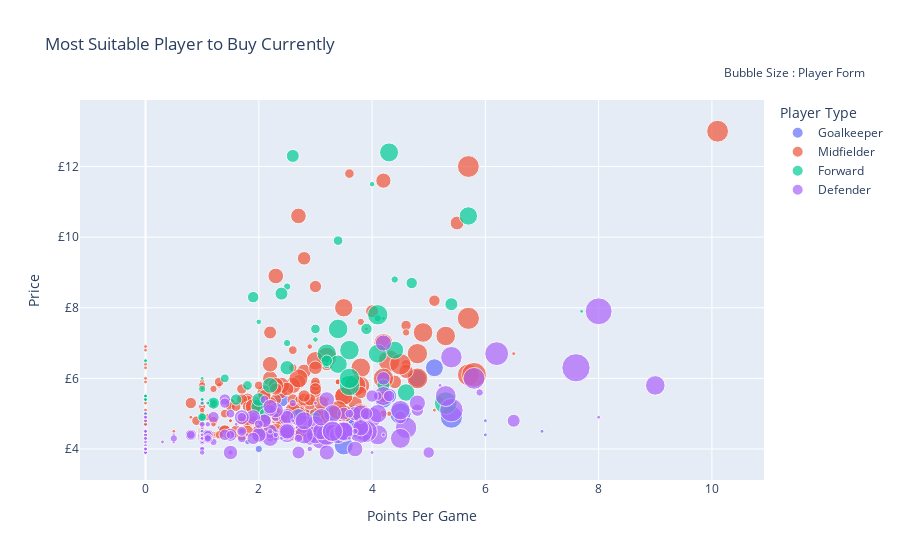

Source (notebook cell):
### Markdown cell above
#### Most Suitable Player to Buy Currently
[Move to top](#Fantasy-Premier-League---Player-Selector)

### Code cell
cf.go_offline()

df = players_details[['form','points_per_game','now_cost','team_name','singular_name','first_name','web_name']]
df["now_cost"] = df["now_cost"]/10
df.points_per_game = pd.to_numeric(df.points_per_game)
df.rename(columns = {'singular_name' : "Player Type"}, inplace = True)
df["name"] = df["first_name"] + ' ' + df["web_name"]
fig = px.scatter(df, x='points_per_game', 
                 y='now_cost',  
                 size = (players_details["form"].astype(float).values + abs(players_details["form"].astype(float).values.min()))*1.5, 
                 hover_name = "name",
                 hover_data= ["team_name"],
                 color ="Player Type",
                 title = "Most Suitable Player to Buy Currently"
                )
fig['layout']['yaxis'].update({'title': 'Price', 'tickprefix': '£'})
fig['layout']['xaxis'].update({'title': 'Points Per Game'})
fig.update_layout(
    showlegend=True,
    annotations=[
        dict(
            x=1.15,
            y=1.10,
            xref="paper",
            yref="paper",
            showarrow=False,
            text="Bubble Size : Player Form"
        )
    ]
)

fig.show()

### Figure 1 — Plotly figure (JSON) as saved in the notebook; plotly's stock layout.template omitted (floating-point values rounded to 4 significant figures; data arrays with more than 128 entries replaced by an {"elided": "..."} marker saying what was removed)
{"data": [{"customdata": [["Arsenal"], ["Arsenal"], ["Arsenal"], ["Arsenal"], ["Arsenal"], ["Aston Villa"], ["Aston Villa"], ["Aston Villa"], ["Brentford"], ["Brentford"], ["Brentford"], ["Brentford"], ["Brentford"], ["Brighton"], ["Brighton"], ["Brighton"], ["Brighton"], ["Burnley"], ["Burnley"], ["Burnley"], ["Burnley"], ["Chelsea"], ["Chelsea"], ["Chelsea"], ["Crystal Palace"], ["Crystal Palace"], ["Crystal Palace"], ["Everton"], ["Everton"], ["Everton"], ["Everton"], ["Everton"], ["Leicester"], ["Leicester"], ["Leicester"], ["Leeds"], ["Leeds"], ["Leeds"], ["Liverpool"], ["Liverpool"], ["Liverpool"], ["Man City"], ["Man City"], ["Man City"], ["Man City"], ["Man Utd"], ["Man Utd"], ["Man Utd"], ["Newcastle"], ["Newcastle"], ["Newcastle"], ["Newcastle"], ["Norwich"], ["Norwich"], ["Norwich"], ["Southampton"], ["Southampton"], ["Spurs"], ["Spurs"], ["Spurs"], ["Watford"], ["Watford"], ["Watford"], ["West Ham"], ["West Ham"], ["West Ham"], ["Wolves"], ["Wolves"], ["Wolves"], ["Wolves"], ["Wolves"], ["Wolves"]], "hovertemplate": "<b>%{hovertext}</b><br><br>Player Type=Goalkeeper<br>points_per_game=%{x}<br>now_cost=%{y}<br>size=%{marker.size}<br>team_name=%{customdata[0]}<extra></extra>", "hovertext": ["Bernd Leno", "Rúnar Alex Rúnarsson", "Karl Hein", "Aaron Ramsdale", "Arthur Okonkwo", "Jed Steer", "Emiliano Martínez", "Viljami Sinisalo", "David Raya", "Ellery Balcombe", "Patrik Gunnarsson", "Álvaro Fernández", "Matthew Cox", "Jason Steele", "Mathew Ryan", "Robert Sánchez", "Kjell Scherpen", "Nick Pope", "Will Norris", "Bailey Peacock-Farrell", "Wayne Hennessey", "Kepa Arrizabalaga", "Edouard Mendy", "Marcus Bettinelli", "Vicente Guaita", "Jack Butland", "Remi Matthews", "Jordan Pickford", "João Virgínia", "Asmir Begović", "Andy Lonergan", "Harry Tyrer", "Kasper Schmeichel", "Danny Ward", "Eldin Jakupovic", "Francisco Casilla", "Illan Meslier", "Kristoffer Klaesson", "Adrián Adrián", "Alisson Alisson", "Caoimhin Kelleher", "Ederson Ederson", "Zack Steffen", "Scott Carson", "Cieran Slicker", "David de Gea", "Dean Henderson", "Tom Heaton", "Karl Darlow", "Martin Dubravka", "Freddie Woodman", "Mark Gillespie", "Michael McGovern", "Tim Krul", "Angus Gunn", "Fraser Forster", "Alex McCarthy", "Joe Hart", "Hugo Lloris", "Pierluigi Gollini", "Ben Foster", "Daniel Bachmann", "Robert Elliot", "Darren Randolph", "Lukasz Fabianski", "Alphonse Areola", "Rui Pedro Patrício", "Andreas Söndergaard", "John Ruddy", "José Sá", "Louie Moulden", "James Storer"], "legendgroup": "Goalkeeper", "marker": {"color": "#636efa", "size": [0.3, 0.3, 0.3, 9.6, 0.3, 0.3, 4.5, 0.3, 0.3, 0.3, 0.3, 6.0, 0.3, 1.05, 0.3, 3.3, 0.3, 4.35, 0.3, 0.3, 0.3, 0.3, 6.3, 0.3, 6.6, 0.3, 0.3, 4.8, 0.3, 0.3, 0.3, 0.3, 3.3, 0.3, 0.3, 0.3, 5.1, 0.3, 0.3, 6.3, 0.3, 5.55, 0.3, 0.3, 0.3, 6.6, 0.3, 0.3, 2.55, 1.05, 0.3, 0.3, 0.3, 5.55, 0.3, 0.3, 7.05, 0.3, 5.85, 0.3, 7.05, 0.6, 0.3, 0.3, 4.05, 0.3, 0.3, 0.3, 0.3, 9.0, 0.3, 0.3], "sizemode": "area", "sizeref": 0.039, "symbol": "circle"}, "mode": "markers", "name": "Goalkeeper", "orientation": "v", "showlegend": true, "type": "scatter", "x": [1.3, 0.0, 0.0, 5.4, 0.0, 1.0, 4.3, 0.0, 3.8, 0.0, 0.0, 3.8, 0.0, 2.0, 0.0, 3.6, 0.0, 2.4, 0.0, 0.0, 0.0, 6.0, 5.1, 0.0, 3.6, 0.0, 0.0, 3.1, 0.0, 1.0, 0.0, 0.0, 2.6, 0.0, 0.0, 0.0, 2.9, 0.0, 0.0, 4.8, 6.0, 4.2, 7.0, 0.0, 0.0, 3.7, 0.0, 0.0, 2.5, 2.0, 2.2, 0.0, 0.0, 3.1, 0.0, 0.0, 3.7, 0.0, 4.2, 0.0, 3.5, 1.8, 0.0, 0.0, 3.3, 0.0, 0.0, 0.0, 0.0, 4.5, 0.0, 0.0], "xaxis": "x", "y": [4.6, 4.0, 4.0, 4.9, 4.0, 4.0, 5.5, 4.0, 4.4, 4.0, 3.9, 4.5, 4.0, 4.0, 4.5, 4.6, 4.5, 5.4, 4.4, 4.5, 4.5, 4.8, 6.3, 4.0, 4.6, 4.4, 4.0, 5.0, 4.0, 4.0, 4.0, 4.0, 4.9, 4.0, 4.0, 4.5, 4.9, 4.4, 4.3, 6.0, 4.4, 6.0, 4.5, 3.9, 4.0, 5.0, 4.7, 4.0, 4.5, 4.4, 4.4, 4.0, 4.0, 4.5, 4.0, 4.4, 4.6, 4.5, 5.4, 4.3, 4.1, 4.2, 4.0, 4.4, 5.0, 4.7, 5.0, 4.0, 4.4, 5.0, 4.0, 4.0], "yaxis": "y"}, {"customdata": {"elided": "260x1 str values"}, "hovertemplate": "<b>%{hovertext}</b><br><br>Player Type=Midfielder<br>points_per_game=%{x}<br>now_cost=%{y}<br>size=%{marker.size}<br>team_name=%{customdata[0]}<extra></extra>", "hovertext": {"elided": "260 str values"}, "legendgroup": "Midfielder", "marker": {"color": "#EF553B", "size": {"elided": "260 float values"}, "sizemode": "area", "sizeref": 0.039, "symbol": "circle"}, "mode": "markers", "name": "Midfielder", "orientation": "v", "showlegend": true, "type": "scatter", "x": {"elided": "260 float values"}, "xaxis": "x", "y": {"elided": "260 float values"}, "yaxis": "y"}, {"customdata": [["Arsenal"], ["Arsenal"], ["Arsenal"], ["Arsenal"], ["Aston Villa"], ["Aston Villa"], ["Aston Villa"], ["Aston Villa"], ["Aston Villa"], ["Aston Villa"], ["Brentford"], ["Brentford"], ["Brentford"], ["Brighton"], ["Brighton"], ["Brighton"], ["Brighton"], ["Brighton"], ["Brighton"], ["Burnley"], ["Burnley"], ["Burnley"], ["Burnley"], ["Burnley"], ["Chelsea"], ["Chelsea"], ["Chelsea"], ["Chelsea"], ["Chelsea"], ["Crystal Palace"], ["Crystal Palace"], ["Crystal Palace"], ["Crystal Palace"], ["Crystal Palace"], ["Everton"], ["Everton"], ["Everton"], ["Everton"], ["Everton"], ["Everton"], ["Everton"], ["Everton"], ["Leicester"], ["Leicester"], ["Leicester"], ["Leeds"], ["Leeds"], ["Leeds"], ["Leeds"], ["Liverpool"], ["Liverpool"], ["Man City"], ["Man Utd"], ["Man Utd"], ["Man Utd"], ["Newcastle"], ["Newcastle"], ["Newcastle"], ["Newcastle"], ["Norwich"], ["Norwich"], ["Norwich"], ["Norwich"], ["Southampton"], ["Southampton"], ["Southampton"], ["Southampton"], ["Southampton"], ["Southampton"], ["Spurs"], ["Spurs"], ["Watford"], ["Watford"], ["Watford"], ["Watford"], ["Watford"], ["Watford"], ["Watford"], ["Watford"], ["Watford"], ["Watford"], ["West Ham"], ["Wolves"], ["Wolves"], ["Wolves"], ["Wolves"]], "hovertemplate": "<b>%{hovertext}</b><br><br>Player Type=Forward<br>points_per_game=%{x}<br>now_cost=%{y}<br>size=%{marker.size}<br>team_name=%{customdata[0]}<extra></extra>", "hovertext": ["Pierre-Emerick Aubameyang", "Alexandre Lacazette", "Edward Nketiah", "Folarin Balogun", "Ollie Watkins", "Wesley Wesley", "Mbwana Ally Samatta", "Keinan Davis", "Danny Ings", "Cameron Archer", "Ivan Toney", "Marcus Forss", "Halil Dervişoğlu", "Neal Maupay", "Aaron Connolly", "Danny Welbeck", "Florin Andone", "Andi Zeqiri", "Jürgen Locadia", "Jay Rodriguez", "Ashley Barnes", "Chris Wood", "Matej Vydra", "Lewis Richardson", "Olivier Giroud", "Michy Batshuayi", "Timo Werner", "Tammy Abraham", "Romelu Lukaku", "Christian Benteke", "Jordan Ayew", "Jean-Philippe Mateta", "Robert Street", "Odsonne Edouard", "Dominic Calvert-Lewin", "Richarlison Richarlison", "Nathan Broadhead", "Moise Kean", "Salomón Rondón", "Ellis Simms", "Lewis Dobbin", "Cenk Tosun", "Jamie Vardy", "Kelechi Iheanacho", "Patson Daka", "Rodrigo Rodrigo", "Patrick Bamford", "Sam Greenwood", "Joe Gelhardt", "Roberto Firmino", "Divock Origi", "Gabriel Fernando Jesus", "Edinson Cavani", "Anthony Martial", "Cristiano Ronaldo Ronaldo", "Callum Wilson", "Dwight Gayle", "Allan Saint-Maximin", "Joelinton Cássio Joelinton", "Teemu Pukki", "Jordan Hugill", "Adam Idah", "Joshua Sargent", "Daniel Nlundulu", "Che Adams", "Michael Obafemi", "Armando Broja", "Shane Long", "Adam A.Armstrong", "Harry Kane", "Dane Scarlett", "Troy Deeney", "Andre Gray", "Stipe Perica", "Isaac Success", "Ashley Fletcher", "João Pedro João Pedro", "Emmanuel Dennis", "Joshua King", "Adedapo Mebude", "Juan Camilo Cucho", "Michail Antonio", "Raúl Jiménez", "Fabio Fabio Silva", "Patrick Cutrone", "Hee-Chan Hwang"], "legendgroup": "Forward", "marker": {"color": "#00cc96", "size": [1.8, 2.55, 0.3, 0.3, 7.5, 0.3, 0.3, 0.6, 1.05, 0.6, 7.05, 1.5, 0.3, 1.5, 0.3, 0.3, 0.3, 0.3, 0.6, 2.85, 0.3, 7.35, 4.8, 0.3, 0.3, 0.3, 1.05, 0.3, 0.6, 6.6, 1.8, 0.3, 0.3, 2.55, 0.3, 1.8, 0.3, 0.3, 1.5, 0.3, 0.3, 0.3, 6.6, 1.05, 0.6, 4.05, 0.3, 0.3, 0.6, 1.05, 2.1, 2.55, 3.3, 0.6, 7.05, 2.55, 0.6, 6.3, 4.8, 8.1, 0.3, 1.05, 2.55, 0.3, 7.5, 0.3, 1.8, 0.3, 8.1, 3.3, 0.3, 0.3, 0.3, 0.3, 0.3, 1.5, 3.6, 10.05, 6.0, 0.3, 2.1, 3.3, 8.1, 1.05, 0.3, 3.3], "sizemode": "area", "sizeref": 0.039, "symbol": "circle"}, "mode": "markers", "name": "Forward", "orientation": "v", "showlegend": true, "type": "scatter", "x": [3.4, 1.9, 0.0, 1.0, 3.4, 1.0, 0.0, 1.0, 4.1, 1.0, 4.1, 1.2, 0.0, 3.2, 1.0, 3.5, 0.0, 0.0, 1.0, 1.2, 1.1, 3.2, 2.0, 0.0, 0.0, 0.0, 2.5, 0.0, 4.0, 3.4, 1.8, 1.0, 0.0, 3.2, 7.7, 3.0, 0.0, 1.0, 1.4, 0.0, 1.0, 0.0, 5.7, 2.5, 3.0, 2.5, 4.2, 0.0, 2.0, 4.4, 3.0, 4.7, 2.4, 2.0, 4.3, 3.9, 1.0, 4.4, 2.2, 3.6, 0.0, 1.0, 1.6, 0.0, 3.6, 0.0, 2.7, 1.0, 3.6, 2.6, 0.0, 1.0, 0.0, 0.0, 0.0, 1.0, 2.0, 5.3, 4.6, 0.0, 2.1, 5.4, 4.1, 1.0, 0.0, 4.2], "xaxis": "x", "y": [9.9, 8.3, 5.4, 4.8, 7.4, 5.4, 5.5, 4.4, 7.7, 4.5, 6.7, 5.3, 5.4, 6.4, 5.3, 6.0, 5.0, 4.5, 4.4, 5.3, 5.3, 6.7, 5.2, 4.5, 6.5, 5.5, 8.6, 6.5, 11.5, 6.4, 5.8, 5.3, 4.5, 6.5, 7.9, 7.4, 4.5, 6.0, 6.0, 4.5, 4.5, 5.0, 10.6, 7.0, 7.1, 6.3, 7.7, 4.5, 4.5, 8.8, 4.9, 8.7, 8.4, 7.6, 12.4, 7.4, 5.3, 6.8, 5.8, 5.8, 5.4, 4.9, 5.4, 4.5, 6.8, 4.5, 5.0, 5.4, 6.0, 12.3, 4.5, 5.4, 5.4, 4.5, 5.0, 4.9, 5.4, 5.3, 5.6, 4.5, 5.0, 8.1, 7.8, 5.7, 5.0, 5.8], "yaxis": "y"}, {"customdata": {"elided": "215x1 str values"}, "hovertemplate": "<b>%{hovertext}</b><br><br>Player Type=Defender<br>points_per_game=%{x}<br>now_cost=%{y}<br>size=%{marker.size}<br>team_name=%{customdata[0]}<extra></extra>", "hovertext": {"elided": "215 str values"}, "legendgroup": "Defender", "marker": {"color": "#ab63fa", "size": {"elided": "215 float values"}, "sizemode": "area", "sizeref": 0.039, "symbol": "circle"}, "mode": "markers", "name": "Defender", "orientation": "v", "showlegend": true, "type": "scatter", "x": {"elided": "215 float values"}, "xaxis": "x", "y": {"elided": "215 float values"}, "yaxis": "y"}], "layout": {"annotations": [{"showarrow": false, "text": "Bubble Size : Player Form", "x": 1.15, "xref": "paper", "y": 1.1, "yref": "paper"}], "legend": {"itemsizing": "constant", "title": {"text": "Player Type"}, "tracegroupgap": 0}, "showlegend": true, "title": {"text": "Most Suitable Player to Buy Currently"}, "xaxis": {"anchor": "y", "domain": [0.0, 1.0], "title": {"text": "Points Per Game"}}, "yaxis": {"anchor": "x", "domain": [0.0, 1.0], "tickprefix": "£", "title": {"text": "Price"}}}}
